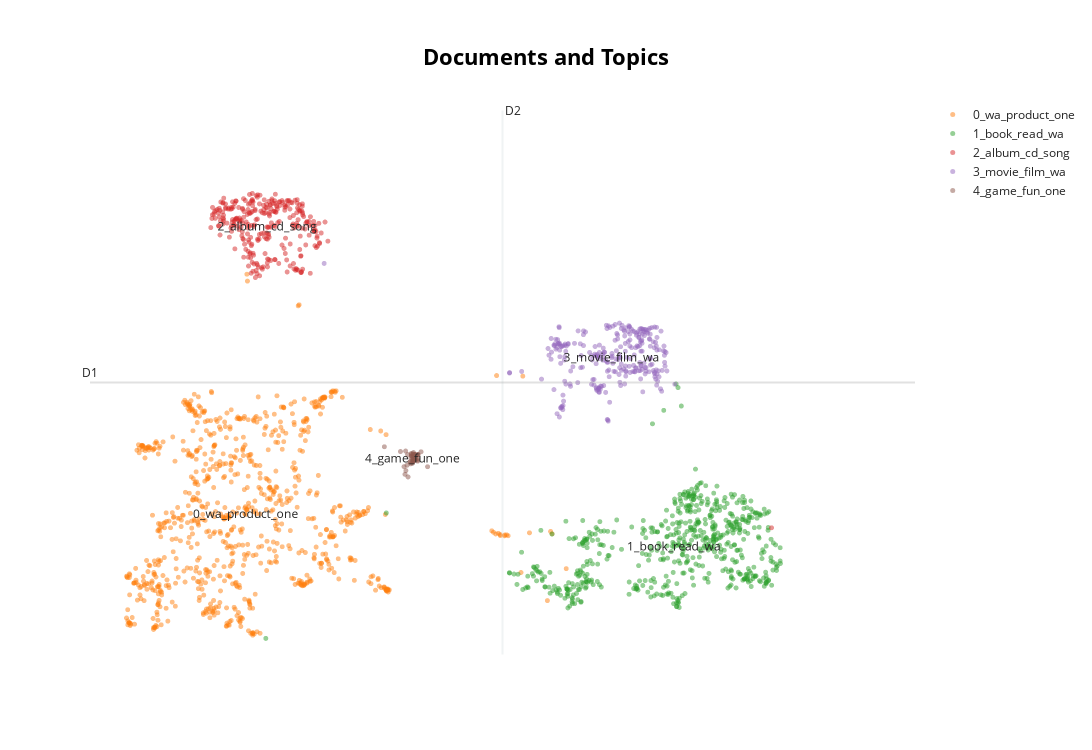

Write notebook code for a chart like this one.
### Code cell
# Visualize Documents using the original embeddings
fig_docs = topic_model.visualize_documents(
    all_texts,
    embeddings=embeddings,
    hide_document_hover=True  
)
fig_docs.show()

### Figure 1 — Plotly figure (JSON) as saved in the notebook; plotly's stock layout.template omitted (floating-point values rounded to 4 significant figures; data arrays with more than 128 entries replaced by an {"elided": "..."} marker saying what was removed)
{"data": [{"hoverinfo": "text", "marker": {"color": "#CFD8DC", "opacity": 0.5, "size": 5}, "mode": "markers+text", "name": "other", "showlegend": false, "type": "scattergl", "x": [null], "y": [null]}, {"hoverinfo": "text", "marker": {"opacity": 0.5, "size": 5}, "mode": "markers+text", "name": "0_wa_product_one", "text": {"elided": "814 str values"}, "textfont": {"size": 12}, "type": "scattergl", "x": {"elided": "814 float values"}, "y": {"elided": "814 float values"}}, {"hoverinfo": "text", "marker": {"opacity": 0.5, "size": 5}, "mode": "markers+text", "name": "1_book_read_wa", "text": {"elided": "588 str values"}, "textfont": {"size": 12}, "type": "scattergl", "x": {"elided": "588 float values"}, "y": {"elided": "588 float values"}}, {"hoverinfo": "text", "marker": {"opacity": 0.5, "size": 5}, "mode": "markers+text", "name": "2_album_cd_song", "text": {"elided": "291 str values"}, "textfont": {"size": 12}, "type": "scattergl", "x": {"elided": "291 float values"}, "y": {"elided": "291 float values"}}, {"hoverinfo": "text", "marker": {"opacity": 0.5, "size": 5}, "mode": "markers+text", "name": "3_movie_film_wa", "text": {"elided": "266 str values"}, "textfont": {"size": 12}, "type": "scattergl", "x": {"elided": "266 float values"}, "y": {"elided": "266 float values"}}, {"hoverinfo": "text", "marker": {"opacity": 0.5, "size": 5}, "mode": "markers+text", "name": "4_game_fun_one", "text": ["", "", "", "", "", "", "", "", "", "", "", "", "", "", "", "", "", "", "", "", "", "", "", "", "", "", "", "", "", "", "", "", "", "", "", "", "", "", "", "", "", "", "", "", "", "4_game_fun_one"], "textfont": {"size": 12}, "type": "scattergl", "x": [7.054, 7.012, 7.095, 7.078, 6.934, 7.034, 6.913, 7.008, 7.061, 7.035, 6.652, 7.036, 7.031, 7.004, 7.031, 7.038, 7.013, 7.038, 6.96, 7.138, 7.096, 6.925, 7.098, 7.05, 7.097, 7.063, 7.063, 6.865, 6.966, 6.99, 7.002, 7.009, 7.034, 6.937, 7.021, 6.993, 6.952, 7.093, 7.098, 7.065, 7.225, 7.058, 7.037, 7.024, 7.05, 7.022], "y": [5.558, 5.632, 5.657, 5.63, 5.726, 5.53, 5.424, 5.678, 5.658, 5.625, 5.809, 5.538, 5.673, 5.595, 5.554, 5.538, 5.628, 5.696, 5.658, 5.711, 5.548, 5.274, 5.582, 5.663, 5.661, 5.587, 5.575, 5.716, 5.224, 5.513, 5.477, 5.659, 5.523, 5.347, 5.51, 5.518, 5.45, 5.53, 5.653, 5.548, 5.422, 5.653, 5.579, 5.488, 5.597, 5.574]}], "layout": {"annotations": [{"showarrow": false, "text": "D1", "x": 2.745, "y": 7.053, "yshift": 10}, {"showarrow": false, "text": "D2", "x": 8.219, "xshift": 10, "y": 12.33}], "height": 750, "shapes": [{"line": {"color": "#CFD8DC", "width": 2}, "type": "line", "x0": 8.219, "x1": 8.219, "y0": 1.781, "y1": 12.33}, {"line": {"color": "#9E9E9E", "width": 2}, "type": "line", "x0": 2.745, "x1": 13.69, "y0": 7.053, "y1": 7.053}], "title": {"font": {"color": "Black", "size": 22}, "text": "<b>Documents and Topics</b>", "x": 0.5, "xanchor": "center", "yanchor": "top"}, "width": 1200, "xaxis": {"visible": false}, "yaxis": {"visible": false}}}
